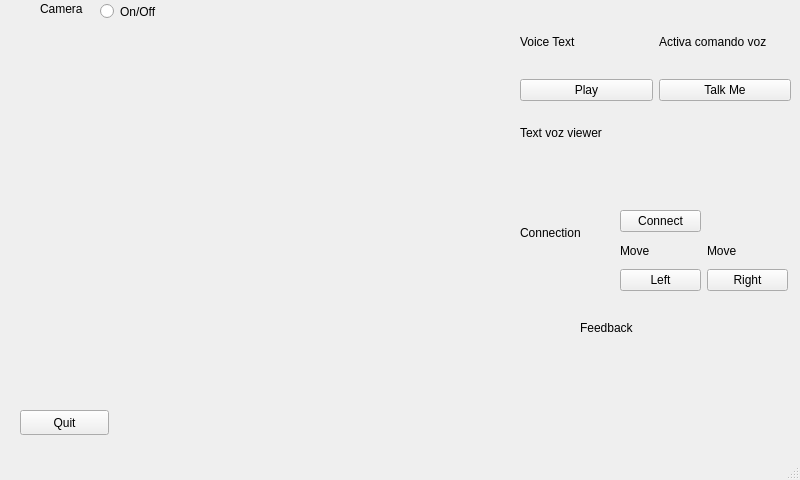
<?xml version="1.0" encoding="UTF-8"?>
<ui version="4.0">
 <class>MainWindow</class>
 <widget class="QMainWindow" name="MainWindow">
  <property name="geometry">
   <rect>
    <x>0</x>
    <y>0</y>
    <width>800</width>
    <height>480</height>
   </rect>
  </property>
  <property name="windowTitle">
   <string>MainWindow</string>
  </property>
  <widget class="QWidget" name="centralwidget">
   <widget class="QWidget" name="gridLayoutWidget">
    <property name="geometry">
     <rect>
      <x>520</x>
      <y>10</y>
      <width>271</width>
      <height>91</height>
     </rect>
    </property>
    <layout class="QGridLayout" name="gridLayout">
     <item row="1" column="0">
      <widget class="QPushButton" name="button_play">
       <property name="text">
        <string>Play</string>
       </property>
      </widget>
     </item>
     <item row="1" column="1">
      <widget class="QPushButton" name="button_talk">
       <property name="text">
        <string>Talk Me</string>
       </property>
      </widget>
     </item>
     <item row="0" column="0">
      <widget class="QLabel" name="label_2">
       <property name="text">
        <string>Voice Text</string>
       </property>
      </widget>
     </item>
     <item row="0" column="1">
      <widget class="QLabel" name="label_3">
       <property name="text">
        <string>Activa comando voz</string>
       </property>
      </widget>
     </item>
    </layout>
   </widget>
   <widget class="QWidget" name="gridLayoutWidget_2">
    <property name="geometry">
     <rect>
      <x>20</x>
      <y>30</y>
      <width>491</width>
      <height>361</height>
     </rect>
    </property>
    <layout class="QGridLayout" name="gridLayout_2">
     <item row="0" column="0">
      <widget class="QLabel" name="camLabel">
       <property name="text">
        <string/>
       </property>
      </widget>
     </item>
    </layout>
   </widget>
   <widget class="QLabel" name="label">
    <property name="geometry">
     <rect>
      <x>40</x>
      <y>0</y>
      <width>67</width>
      <height>17</height>
     </rect>
    </property>
    <property name="text">
     <string>Camera</string>
    </property>
   </widget>
   <widget class="QRadioButton" name="radioButton">
    <property name="geometry">
     <rect>
      <x>100</x>
      <y>0</y>
      <width>112</width>
      <height>23</height>
     </rect>
    </property>
    <property name="text">
     <string>On/Off</string>
    </property>
   </widget>
   <widget class="QWidget" name="gridLayoutWidget_4">
    <property name="geometry">
     <rect>
      <x>620</x>
      <y>210</y>
      <width>168</width>
      <height>81</height>
     </rect>
    </property>
    <layout class="QGridLayout" name="gridLayout_4">
     <item row="2" column="1">
      <widget class="QPushButton" name="button_right">
       <property name="text">
        <string>Right</string>
       </property>
      </widget>
     </item>
     <item row="2" column="0">
      <widget class="QPushButton" name="button_left">
       <property name="text">
        <string>Left</string>
       </property>
      </widget>
     </item>
     <item row="1" column="0">
      <widget class="QLabel" name="label_7">
       <property name="text">
        <string>Move</string>
       </property>
      </widget>
     </item>
     <item row="1" column="1">
      <widget class="QLabel" name="label_8">
       <property name="text">
        <string>Move</string>
       </property>
      </widget>
     </item>
     <item row="0" column="0">
      <widget class="QPushButton" name="button_connect">
       <property name="text">
        <string>Connect</string>
       </property>
      </widget>
     </item>
    </layout>
   </widget>
   <widget class="QWidget" name="verticalLayoutWidget">
    <property name="geometry">
     <rect>
      <x>520</x>
      <y>210</y>
      <width>81</width>
      <height>95</height>
     </rect>
    </property>
    <layout class="QVBoxLayout" name="verticalLayout">
     <item>
      <widget class="QLabel" name="label_5">
       <property name="text">
        <string>Connection</string>
       </property>
      </widget>
     </item>
     <item>
      <widget class="QLabel" name="label_conection">
       <property name="text">
        <string/>
       </property>
      </widget>
     </item>
    </layout>
   </widget>
   <widget class="QWidget" name="verticalLayoutWidget_2">
    <property name="geometry">
     <rect>
      <x>580</x>
      <y>300</y>
      <width>211</width>
      <height>118</height>
     </rect>
    </property>
    <layout class="QVBoxLayout" name="verticalLayout_2">
     <item>
      <widget class="QLabel" name="label_6">
       <property name="text">
        <string>Feedback</string>
       </property>
      </widget>
     </item>
     <item>
      <widget class="QLabel" name="label_feedback">
       <property name="text">
        <string/>
       </property>
      </widget>
     </item>
    </layout>
   </widget>
   <widget class="QWidget" name="verticalLayoutWidget_3">
    <property name="geometry">
     <rect>
      <x>520</x>
      <y>110</y>
      <width>271</width>
      <height>95</height>
     </rect>
    </property>
    <layout class="QVBoxLayout" name="verticalLayout_3">
     <item>
      <widget class="QLabel" name="label_9">
       <property name="text">
        <string>Text voz viewer</string>
       </property>
      </widget>
     </item>
     <item>
      <widget class="QLabel" name="label_text">
       <property name="text">
        <string/>
       </property>
      </widget>
     </item>
    </layout>
   </widget>
   <widget class="QPushButton" name="pushQuit">
    <property name="geometry">
     <rect>
      <x>20</x>
      <y>410</y>
      <width>89</width>
      <height>25</height>
     </rect>
    </property>
    <property name="text">
     <string>Quit</string>
    </property>
   </widget>
  </widget>
  <widget class="QMenuBar" name="menubar">
   <property name="geometry">
    <rect>
     <x>0</x>
     <y>0</y>
     <width>800</width>
     <height>22</height>
    </rect>
   </property>
  </widget>
  <widget class="QStatusBar" name="statusbar"/>
 </widget>
 <resources/>
 <connections/>
</ui>
